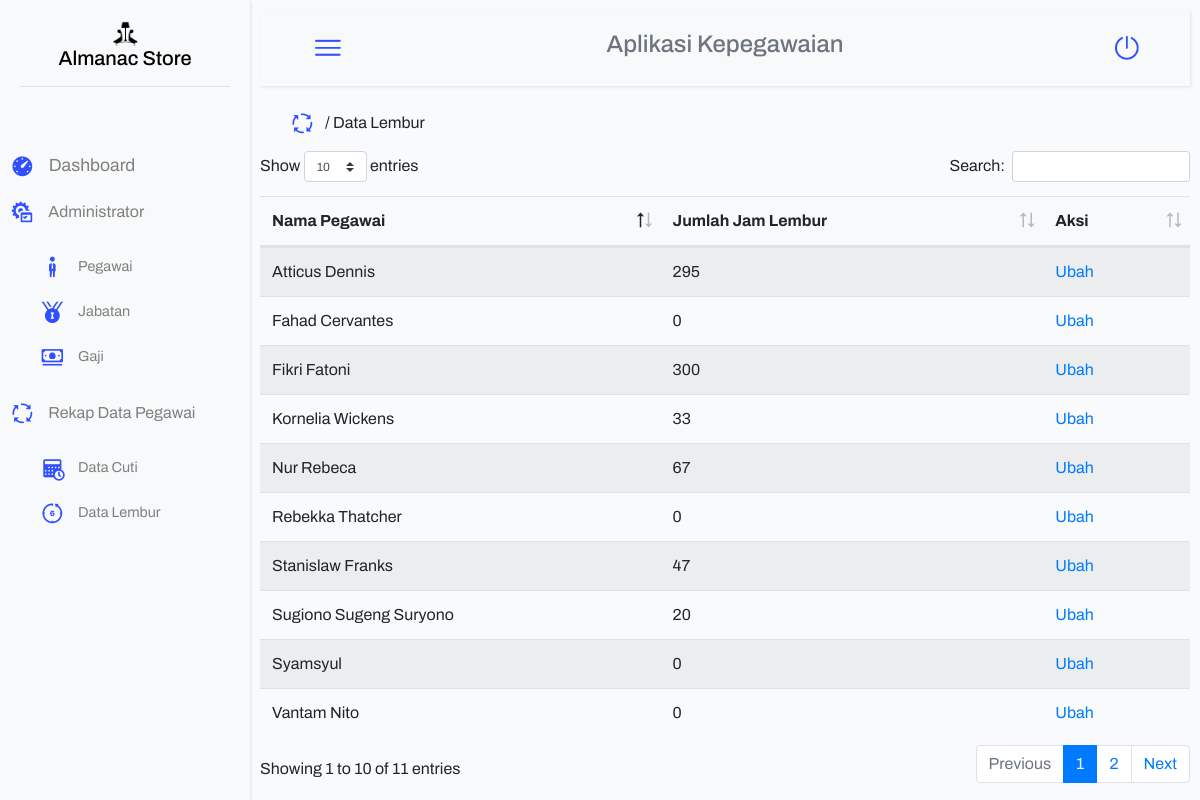
/view/lembur.php (signed in), run on the app's committed database.
### tables this page shows
CREATE TABLE `lembur` (
  `id_lembur` int(11) NOT NULL,
  `id_pegawai` varchar(5) NOT NULL,
  `jumlah_jam_lembur` int(11) NOT NULL
);

CREATE TABLE `pegawai` (
  `id_pegawai` varchar(5) NOT NULL,
  `id_jabatan` varchar(5) NOT NULL,
  `nama_pegawai` varchar(30) NOT NULL,
  `tanggal_lahir` date NOT NULL,
  `jenis_kelamin` varchar(10) NOT NULL,
  `no_hp` varchar(13) NOT NULL,
  `email` varchar(30) NOT NULL,
  `alamat` text NOT NULL
);

### view/lembur.php (the view, shortened to what this page needs)
<?php
    require "../config/conn_db.php";
    include "../header.php";
?>
<div class="container-fluid">
            <div class="row" style="padding: 15px;">
                <div class="col">
                    <img class="icn-20" src="../asset/icons/icons8_Process_50px.png">/ Data Lembur
                </div>
                <div class="col">
                </div>
                <div class="col">
                </div>
            </div>
        <div class="row">
            <div class="table-responsive">
            <table class="table table-striped" id="tables">
            	<thead class="bg-light" >
            		<tr>
            			<th>Nama Pegawai</th>
            			<th>Jumlah Jam Lembur</th>
                        <th>Aksi</th>
            		</tr>
                </thead>
            		<tbody>
                        <?php
                            $selectLembur = "SELECT * FROM lembur, pegawai WHERE lembur.id_pegawai=pegawai.id_pegawai";
                            $getLembur = mysqli_query($conn, $selectLembur);
                            while ($fetchLembur = mysqli_fetch_array($getLembur)) { ?>
                            <tr>
                                <td><?= $fetchLembur["nama_pegawai"] ?></td>
                                <td><?= $fetchLembur["jumlah_jam_lembur"] ?></td>
                                <td><a data-toggle="modal" href="#ubahdata<?= $fetchLembur['id_lembur'] ?>"> Ubah </a>
                                </td>
                            </tr>
                        <?php } ?>
            		</tbody>
            </table>
        </div>
    </div>
</div>
<?php
    include"../footer.php";
?>

### asset/css/style1.css (style rules this page uses)
.bg { background: #f9fafc; font-family: 'Archivo', sans-serif; }
.icn-20 { height: 25px; width: 25px; margin-right: 10px; }

### data on the page
lembur: id_pegawai.nama_pegawai "Sugiono Sugeng Suryono", jumlah_jam_lembur "20"
lembur: id_pegawai.nama_pegawai "Nur Rebeca", jumlah_jam_lembur "67"
lembur: id_pegawai.nama_pegawai "Syamsyul", jumlah_jam_lembur "0"
lembur: id_pegawai.nama_pegawai "Fahad Cervantes", jumlah_jam_lembur "0"
lembur: id_pegawai.nama_pegawai "Kornelia Wickens", jumlah_jam_lembur "33"
lembur: id_pegawai.nama_pegawai "Rebekka Thatcher", jumlah_jam_lembur "0"
lembur: id_pegawai.nama_pegawai "Stanislaw Franks", jumlah_jam_lembur "47"
lembur: id_pegawai.nama_pegawai "Atticus Dennis", jumlah_jam_lembur "295"
lembur: id_pegawai.nama_pegawai "Fikri Fatoni", jumlah_jam_lembur "300"
lembur: id_pegawai.nama_pegawai "Vantam Nito", jumlah_jam_lembur "0"
